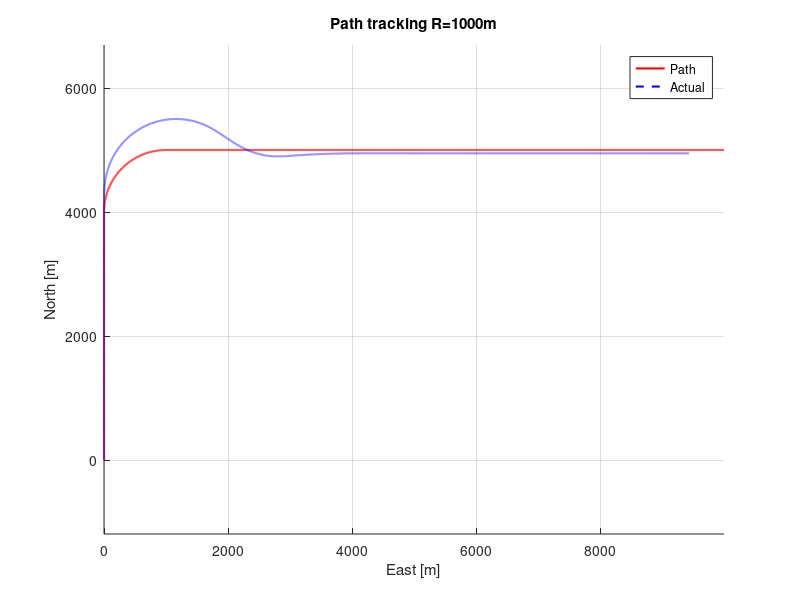

The MATLAB source for this figure:
clc; clear; close all;

load('simdata_CBF_nocorr_tight.mat');   % loads simdata and t

u           = simdata(:,1);                 % m/s
v           = simdata(:,2);                 % m/s
r           = simdata(:,3);                 % rad/s
r_deg       = (180/pi) * r;                 % deg/s
x           = simdata(:,4);                 % m
y           = simdata(:,5);                 % m
psi         = simdata(:,6);                 % rad
psi_deg     = (180/pi) * psi;               % deg
delta_deg   = (180/pi) * simdata(:,7);      % deg
n   = simdata(:,8);    % rpm (state 8 is n in rpm)
n_c = simdata(:,10);   % rpm (command you stored)
delta_c_deg = (180/pi) * simdata(:,9);      % deg
u_d         = simdata(:,11);                % m/s
psi_d       = simdata(:,12);                % rad
psi_d_deg   = (180/pi) * psi_d;             % deg
r_d         =  simdata(:,13);               % rad/s
r_d_deg     = (180/pi) * r_d;               % deg/s
beta        = simdata(:,14);                % rad
beta_deg    = (180/pi) * beta;              % deg
beta_c      = simdata(:,15);                % rad
beta_c_deg  = (180/pi) * beta_c;            % deg
x_p         = simdata(:,16);                % m
y_p         = simdata(:,17);                % m
delta       = simdata(:,18);                % m
psi_ref     = simdata(:,19);                % rad
psi_ref_deg = psi_ref * (180/pi);           % deg
e_y_max     = simdata(:,20);                % m
dx_p        = simdata(:,21);                
dy_p        = simdata(:,22);
e_y         = simdata(:,23);                % m
psi_d_safe  = simdata(:,24);                % rad
psi_d_safe_deg   = (180/pi) * psi_d_safe;   % deg
cbf_val     = simdata(:,25);


figure(1); hold on; axis equal; grid on;
plot(y_p, x_p, 'r-', 'LineWidth',1.5, 'DisplayName','Path')
plot(y, x, 'b--', 'LineWidth',1.5, 'DisplayName','Actual')
xlabel('East [m]'); ylabel('North [m]');    % Remember x,y is opposide because of NED
title('Path tracking R=1000m');
legend;
